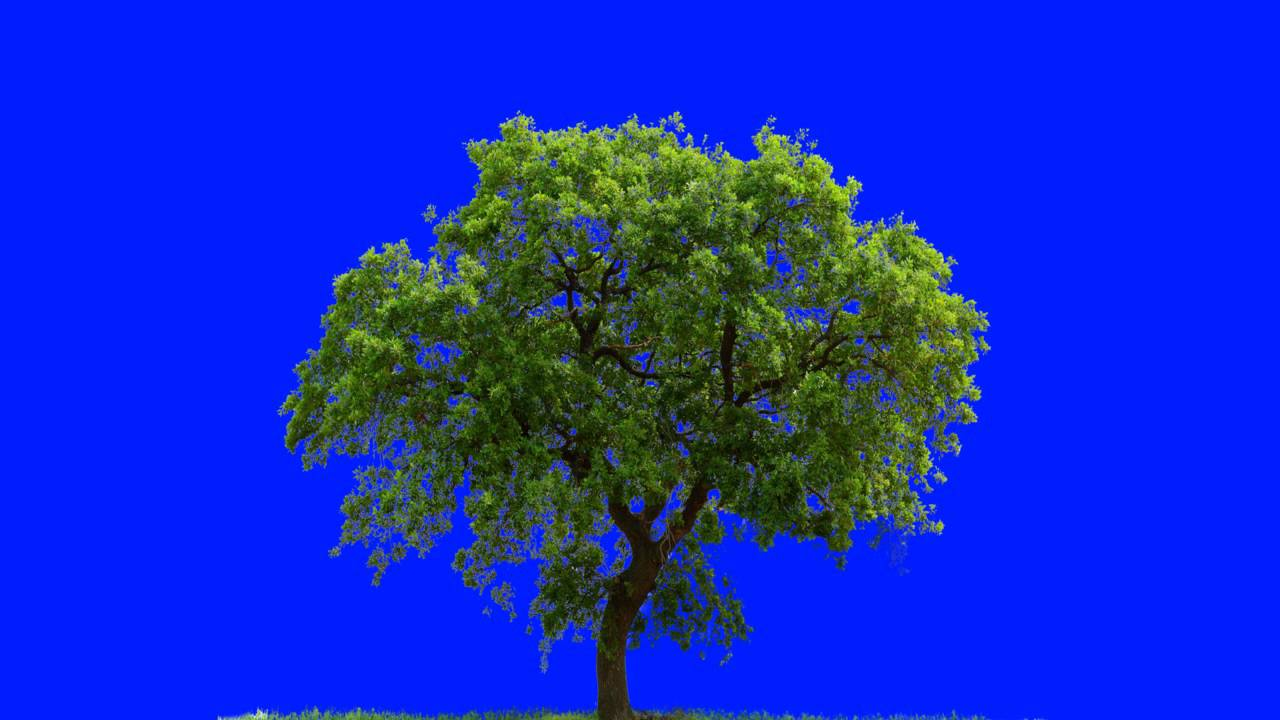
#> input picture OpenCV/resources/bluetree.jpg, 1280 x 720 px
$ jupyter execute ImageMasks.ipynb   (shell and % lines are left out)
#> lines starting #> are read from the running program, lines starting #| are printed output that depends on the picture; after the words box and inside, x2 and y2 are one past the last pixel; in counts of white or black regions, pixels touching at a corner belong together
[cell 1]
import numpy as np
import matplotlib.pyplot as plt
import cv2

[cell 2]
image = cv2.imread('resources/bluetree.jpg')
#> image is the input picture: shape (720, 1280, 3); mean B, G, R 197.8, 43.1, 17.6


print("Type: ", type(image))
#| Type:  <class 'numpy.ndarray'>
print("Dimensions: ", image.shape)
#| Dimensions:  (720, 1280, 3)

[cell 3]

# Make Copy of Image
imageCopy = np.copy(image)

# Convert to RGB
imageCopy = cv2.cvtColor(imageCopy, cv2.COLOR_BGR2RGB)

plt.imshow(imageCopy)

# Define Color threshold and mask

[cell 4]
# Define Color Threshold
lowerBlue = np.array([0, 0, 100])
upperBlue = np.array([80, 120, 255])

# Create mask
mask = cv2.inRange(imageCopy, lowerBlue, upperBlue)
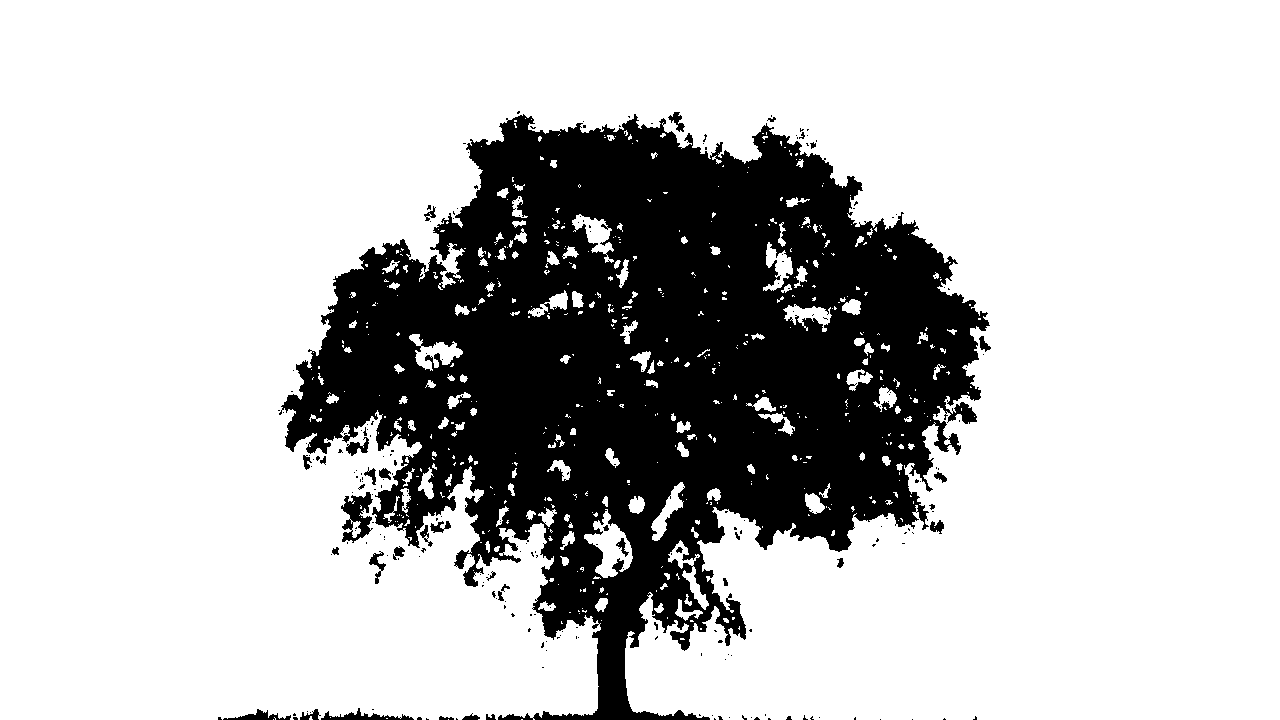
#> mask: shape (720, 1280); 76% white; 253 black regions (217 under 20 px), largest, box (x1, y1, x2, y2) and area: (279, 114, 990, 720) 216540, (341, 492, 373, 543) 884, (321, 708, 414, 720) 420


plt.imshow(mask, cmap="gray")

[cell 5]
# Copy original image, hide the white area of the mask
maskedImage = np.copy(imageCopy)
maskedImage[mask != 0] = [0, 0, 0]
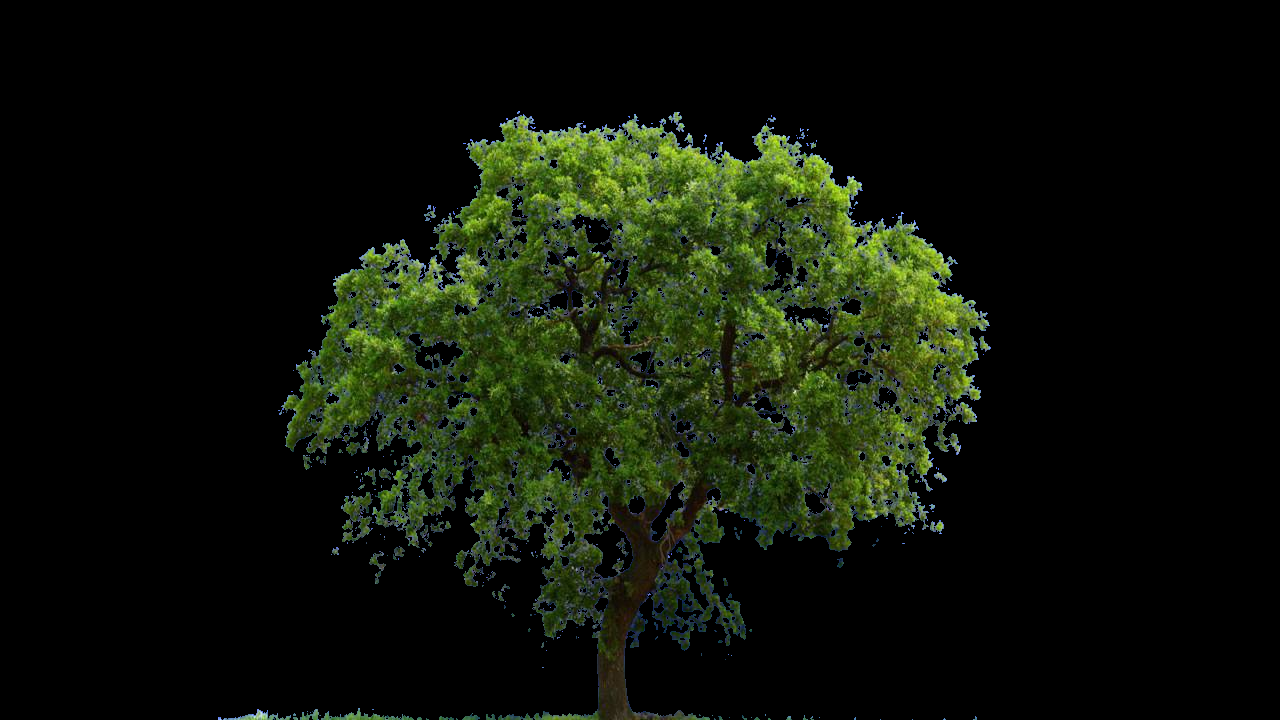
#> maskedImage: shape (720, 1280, 3); mean R, G, B 14.7, 20, 8.8
plt.imshow(maskedImage)

[cell 6]
# Load in a background image, convert to RGB, and crop to foreground image size
background = cv2.imread('resources/mars.jpg')
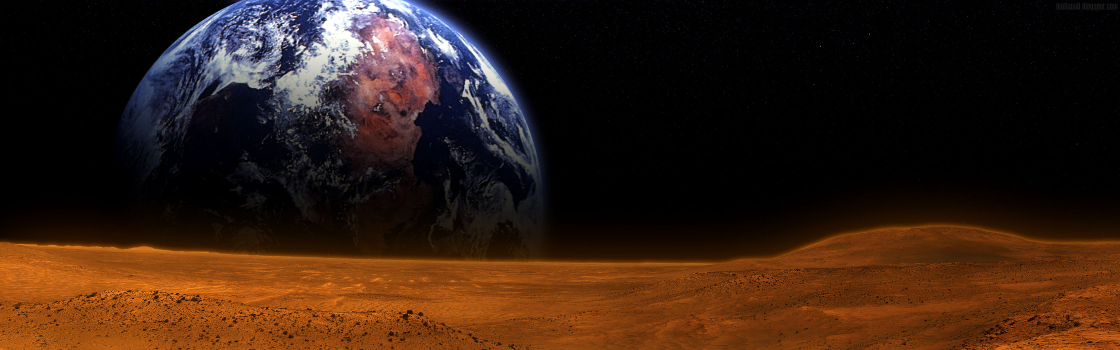
#> input picture OpenCV/resources/mars.jpg, 3360 x 1050 px (shown at 1/3 size)
#> background is the input picture: shape (1050, 3360, 3); mean B, G, R 18.9, 31.7, 54
cv2.cvtColor(background, cv2.COLOR_BGR2RGB)
background = background[0:720, 0:1280]
#> background: shape (720, 1280, 3)

[cell 7]
# Apply mask to background (i.e. hide black area of mask)

maskedBackground = np.copy(background)
maskedBackground[mask == 0] = [0, 0, 0]
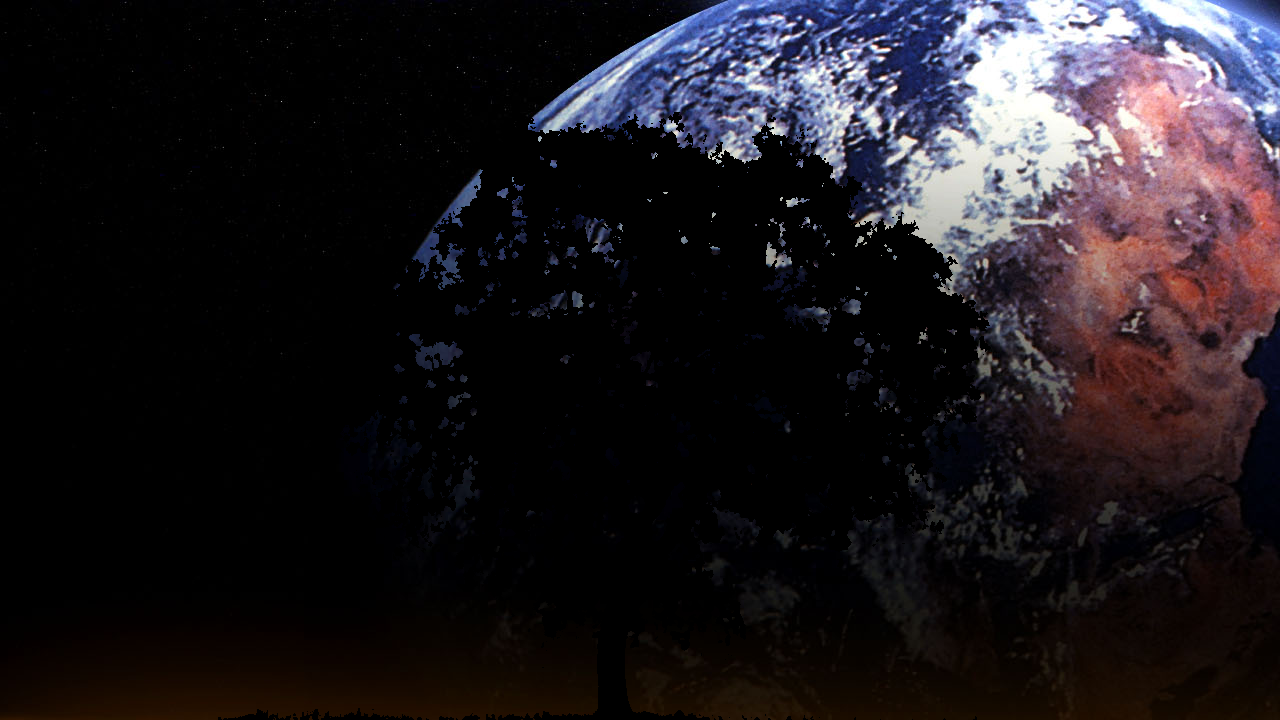
#> maskedBackground: shape (720, 1280, 3); mean B, G, R 30.4, 26.2, 30.6
plt.imshow(maskedBackground)

## Complete Image

[cell 8]
#Complete image
completeImage = maskedImage + maskedBackground
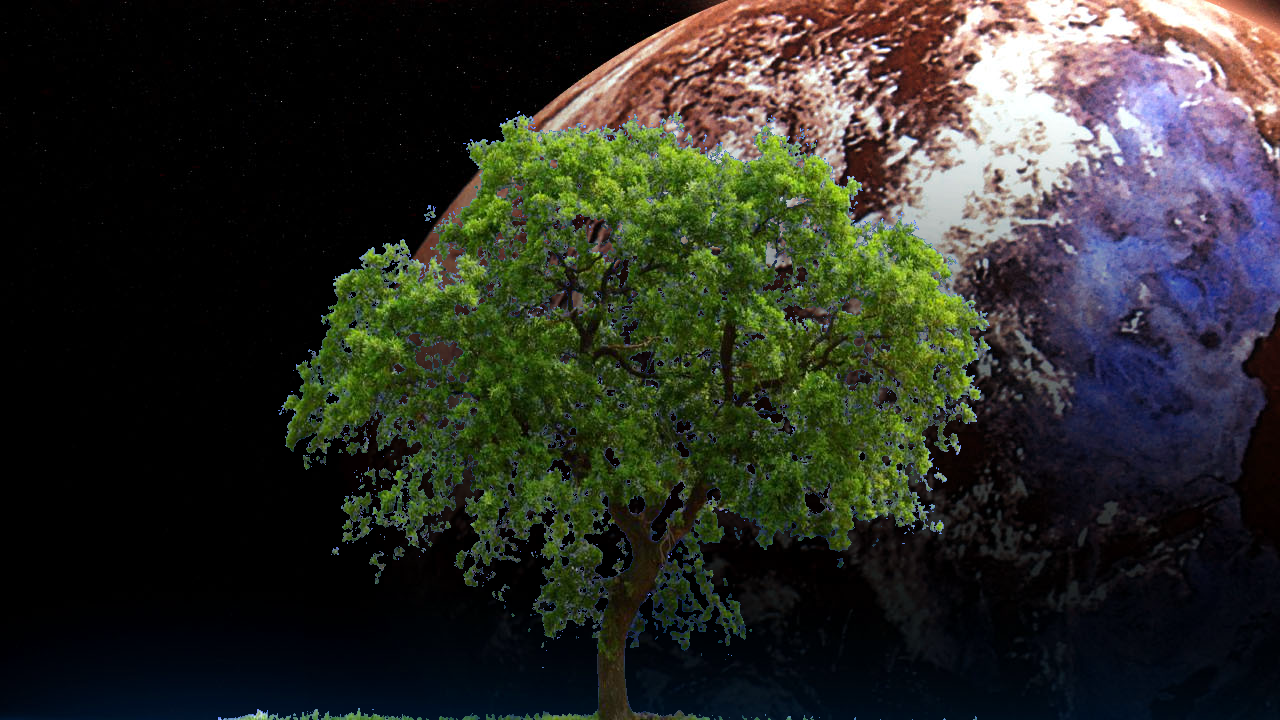
#> completeImage: shape (720, 1280, 3); mean R, G, B 45.1, 46.2, 39.5
plt.imshow(completeImage)
